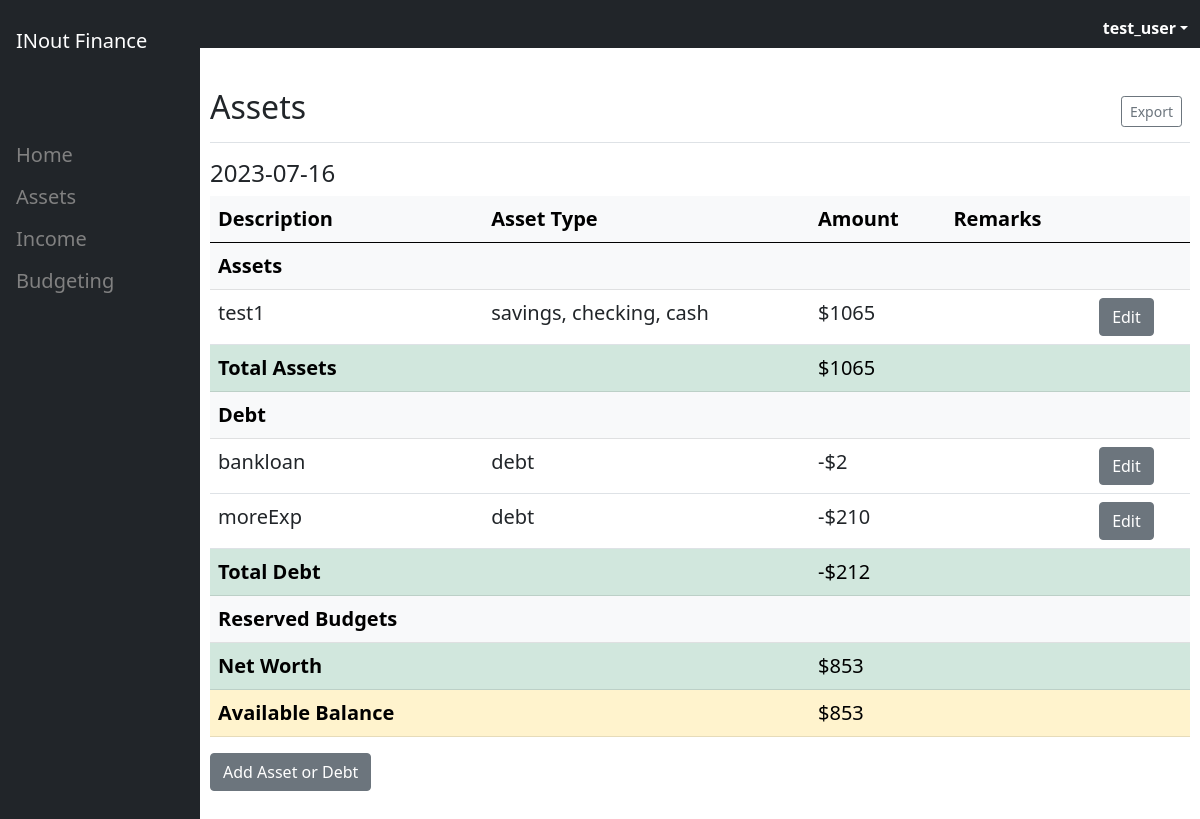
Screenshot of /assets (signed in) with the database file from the repository.
### tables this page shows
CREATE TABLE 'assets' ('ID' integer PRIMARY KEY AUTOINCREMENT NOT NULL, 'user' integer, 'desc' text, 'type' text, 'amount' numeric, 'remarks' text, 'date' text, 'a_or_l' text, 'edit_date' text);

### expensetracker/assets/asset_routes.py (the view)
@asset.route("/assets")
@login_required
def assets():
    check_recurring()
    check_accruals()
    assets = data.query("SELECT * FROM assets WHERE a_or_l='asset' AND user =?", (session["user_id"],))
    liabs = data.query("SELECT * FROM assets WHERE a_or_l='liability' AND user =?", (session["user_id"],))
    budgets = data.query("SELECT * FROM budgets WHERE end_date>=? AND user = (?)", (current_date.strftime("%Y-%m-%d"), session["user_id"]))
    asset_sum = sum(asset['amount'] for asset in assets)
    liab_sum = sum(liab['amount'] for liab in liabs)
    budget_sum = sum(budget['amount'] for budget in budgets)
    net_worth = asset_sum - liab_sum
    return render_template("assets.html", date=current_date, assets=assets, liabs=liabs, budgets=budgets, asset_sum=asset_sum,
            liab_sum=liab_sum, budget_sum=budget_sum, net_worth=net_worth)

### expensetracker/data.py (called while the page is built)
def query(sql, parameters=()):
    try:
        con = sqlite3.connect(DB_PATH)
        con.row_factory = sqlite3.Row
        rawResult = con.execute(sql, parameters).fetchall()
        result = [{i: item[i] for i in item.keys()} for item in rawResult]
        return result
    except Exception as e:
        print("Error, failed to execute query " + sql)
        return []
    finally:
        con.close()

def execute(sql, parameters=()):
    try:
        con = sqlite3.connect(DB_PATH)
        cur = con.cursor()
        with con:
            cur.execute(sql, parameters)
    except Exception as e:
        print("Error, failed to execute SQL " + sql)
        return

### expensetracker/helpers.py (called while the page is built, shortened)
def login_required(f):
    @wraps(f)
    def decorated_function(*args, **kwargs):
        if session.get("user_id") is None:
            return redirect("/login")
        return f(*args, **kwargs)
    return decorated_function

def check_recurring():
    current_month_start = datetime.datetime.now().strftime("%Y-%m") + '-01'
    incomeItems = data.query("SELECT * FROM income WHERE freq='monthly' AND start_date<? AND end_date>=? AND user = ?",
        (current_month_start, current_date.strftime("%Y-%m-%d"), session["user_id"]))

### expensetracker/templates/assets.html (shortened to what this page needs)
{% extends "layout.html" %}
{% block body %}
  <div class="d-flex justify-content-between flex-wrap flex-md-nowrap align-items-center pt-3 pb-2 mb-3 border-bottom">
    <h1 class="h2">Assets</h1>
    <div class="btn-toolbar mb-2 mb-md-0">
      <div class="btn-group me-2">
        <button type="button" class="btn btn-sm btn-outline-secondary" onclick="window.print();">Export</button>
      </div>
    </div>
  </div>
  <h4>{{ date }}</h4>
  <table class="table table-hover">
    <thead class="table-light">
      <tr>
        <th scope="col">Description</th>
        <th scope="col">Asset Type</th>
        <th scope="col">Amount</th>
        <th scope="col">Remarks</th>
        <th></th>
      </tr>
    </thead>
    <tbody>
      <tr class="table-light">
        <th scope="col">Assets</th>
        <th></th>
        <th></th>
        <th></th>
        <th></th>
      </tr>
      {% for asset in assets %}
        <tr>
          <td>{{ asset.desc }}</td>
          <td>{{ asset.type }}</td>
          <td>${{ asset.amount }}</td>
          <td>{{ asset.remarks }}</td>
          <td>
            <form method="post" action="/edit_asset">
              <input type="submit" value="Edit" class="btn btn-secondary">
            </form>
          </td>
        </tr>
      {% endfor %}
      <tr class="table-success">
        <th scope="col">Total Assets</th>
        <td></td>
        <td>${{ asset_sum }}</td>
        <td></td>
        <td></td>
      </tr>
      <tr class="table-light">
        <th scope="col">Debt</th>
        <th></th>
        <th></th>
        <th></th>
        <th></th>
      </tr>
      {% for liab in liabs %}
        <tr>
          <td>{{ liab.desc }}</td>
          <td>{{ liab.type }}</td>
          <td>-${{ liab.amount }}</td>
          <td>{{ liab.remarks }}</td>
          <td>
            <form method="post" action="/edit_asset">
              <input type="submit" value="Edit" class="btn btn-secondary">
            </form>
          </td>
        </tr>
      {% endfor %}
      <tr class="table-success">
        <th scope="col">Total Debt</th>
        <td></td>
        <td>-${{ liab_sum }}</td>
        <td></td>
        <td></td>
      </tr>
      <tr class="table-light">
        <th scope="col">Reserved Budgets</th>
        <th></th>
        <th></th>
        <th></th>
        <th></th>
      </tr>
      <tr class="table-success">
        <th scope="col">Net Worth</th>
        <td></td>
        <td>${{ net_worth }}</td>
        <td></td>
        <td></td>
      </tr>
      <tr class="table-warning">
        <th scope="col">Available Balance</th>
        <td></td>
        <td>${{ net_worth - budget_sum }}</td>
        <td></td>
        <td></td>
      </tr>
    </tbody>
  </table>
  <a href="/add_asset" role="button" class="btn btn-secondary">Add Asset or Debt</a>
  <br><br>
{% endblock %}

### rows the page displays
assets: desc "test1", type "savings, checking, cash", amount "1065"
assets: desc "bankloan", type "debt", amount "2"
assets: desc "moreExp", type "debt", amount "210"

### other values shown
{{ session.username }} "test_user"
{{ date }} "2023-07-16"
{{ asset_sum }} "1065"
{{ liab_sum }} "212"
{{ net_worth }} "853"
{{ net_worth - budget_sum }} "853"
